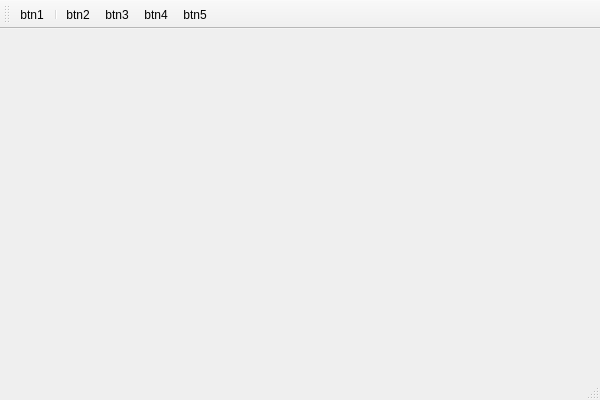
<?xml version="1.0" encoding="UTF-8"?>
<ui version="4.0">
 <class>mainWndClass</class>
 <widget class="QMainWindow" name="mainWndClass">
  <property name="geometry">
   <rect>
    <x>0</x>
    <y>0</y>
    <width>600</width>
    <height>400</height>
   </rect>
  </property>
  <property name="windowTitle">
   <string>mainWnd</string>
  </property>
  <widget class="QWidget" name="centralWidget"/>
  <widget class="QMenuBar" name="menuBar">
   <property name="geometry">
    <rect>
     <x>0</x>
     <y>0</y>
     <width>600</width>
     <height>23</height>
    </rect>
   </property>
  </widget>
  <widget class="QToolBar" name="mainToolBar">
   <attribute name="toolBarArea">
    <enum>TopToolBarArea</enum>
   </attribute>
   <attribute name="toolBarBreak">
    <bool>true</bool>
   </attribute>
   <addaction name="actionBtn1"/>
   <addaction name="separator"/>
   <addaction name="actionBtn2"/>
   <addaction name="actionBtn3"/>
   <addaction name="actionBtn4"/>
   <addaction name="actionBtn5"/>
  </widget>
  <widget class="QStatusBar" name="statusBar"/>
  <action name="actionBtn1">
   <property name="icon">
    <iconset resource="mainwnd.qrc">
     <normaloff>:/mainWnd/C:/Users/Public/Pictures/Sample Pictures/Chrysanthemum.jpg</normaloff>:/mainWnd/C:/Users/Public/Pictures/Sample Pictures/Chrysanthemum.jpg</iconset>
   </property>
   <property name="text">
    <string>btn1</string>
   </property>
   <property name="toolTip">
    <string>按钮1</string>
   </property>
  </action>
  <action name="actionBtn2">
   <property name="checkable">
    <bool>true</bool>
   </property>
   <property name="icon">
    <iconset resource="mainwnd.qrc">
     <normaloff>:/mainWnd/C:/Users/Public/Pictures/Sample Pictures/Desert.jpg</normaloff>:/mainWnd/C:/Users/Public/Pictures/Sample Pictures/Desert.jpg</iconset>
   </property>
   <property name="text">
    <string>btn2</string>
   </property>
   <property name="toolTip">
    <string>按钮2</string>
   </property>
  </action>
  <action name="actionBtn3">
   <property name="checkable">
    <bool>true</bool>
   </property>
   <property name="icon">
    <iconset>
     <activeon>:/mainWnd/C:/Users/Public/Pictures/Sample Pictures/Hydrangeas.jpg</activeon>
    </iconset>
   </property>
   <property name="text">
    <string>btn3</string>
   </property>
   <property name="toolTip">
    <string>按钮3</string>
   </property>
  </action>
  <action name="actionBtn4">
   <property name="icon">
    <iconset resource="mainwnd.qrc">
     <normaloff>:/mainWnd/C:/Users/Public/Pictures/Sample Pictures/Jellyfish.jpg</normaloff>:/mainWnd/C:/Users/Public/Pictures/Sample Pictures/Jellyfish.jpg</iconset>
   </property>
   <property name="text">
    <string>btn4</string>
   </property>
   <property name="toolTip">
    <string>按钮4</string>
   </property>
  </action>
  <action name="actionBtn5">
   <property name="icon">
    <iconset resource="mainwnd.qrc">
     <normaloff>:/mainWnd/C:/Users/Public/Pictures/Sample Pictures/Koala.jpg</normaloff>:/mainWnd/C:/Users/Public/Pictures/Sample Pictures/Koala.jpg</iconset>
   </property>
   <property name="text">
    <string>btn5</string>
   </property>
   <property name="toolTip">
    <string>按钮5</string>
   </property>
  </action>
 </widget>
 <layoutdefault spacing="6" margin="11"/>
 <resources>
  <include location="mainwnd.qrc"/>
 </resources>
 <connections/>
</ui>
